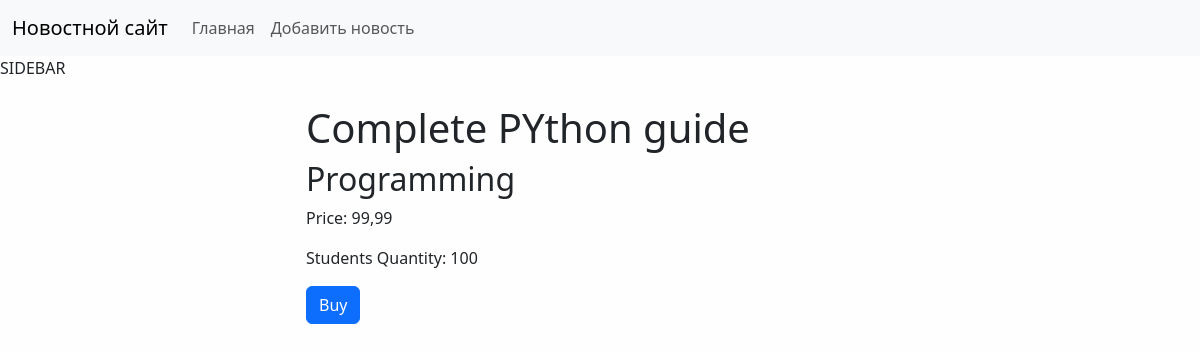
/shop/1, run on the app's committed database.
### shop/models.py (models this page shows, shortened)
class Course(models.Model):
    title = models.CharField(max_length=300)
    price = models.FloatField()
    students_qty = models.IntegerField()
    reviews_qty = models.IntegerField()
    category  = models.ForeignKey(Category,on_delete=models.CASCADE)
    created_at = models.DateField(default=timezone.now)

class Category(models.Model):
    title = models.CharField(max_length=255)
    created_at = models.DateField(default=timezone.now)
    def __str__(self):
        return self.title

### shop/views.py (the view)
# urls.py: path('<int:course_id>', views.single_course, name = 'single_course')
def single_course(request, course_id):
    course = get_object_or_404(Course, pk=course_id)
    return render(request, 'shop/single_course.html', {'course': course} )

### templates/shop/single_course.html (shortened to what this page needs)
{%extends 'base.html'%}
{% block content %}
<h1 class = "mt-5">{{course.title}}</h1>
<h2>{{course.category}}</h2>
<p>Price: {{course.price}}</p>
<p>Students Quantity: {{ course.students_qty}}</p>
<button class="btn btn-primary">Buy</button>
{% endblock %}

### base/static/css/style.css (style rules this page uses)
body { background-color: #fefefe; }

### data on the page
Course: title "Complete PYthon guide", category "Programming", price "99,99", students_qty "100"
